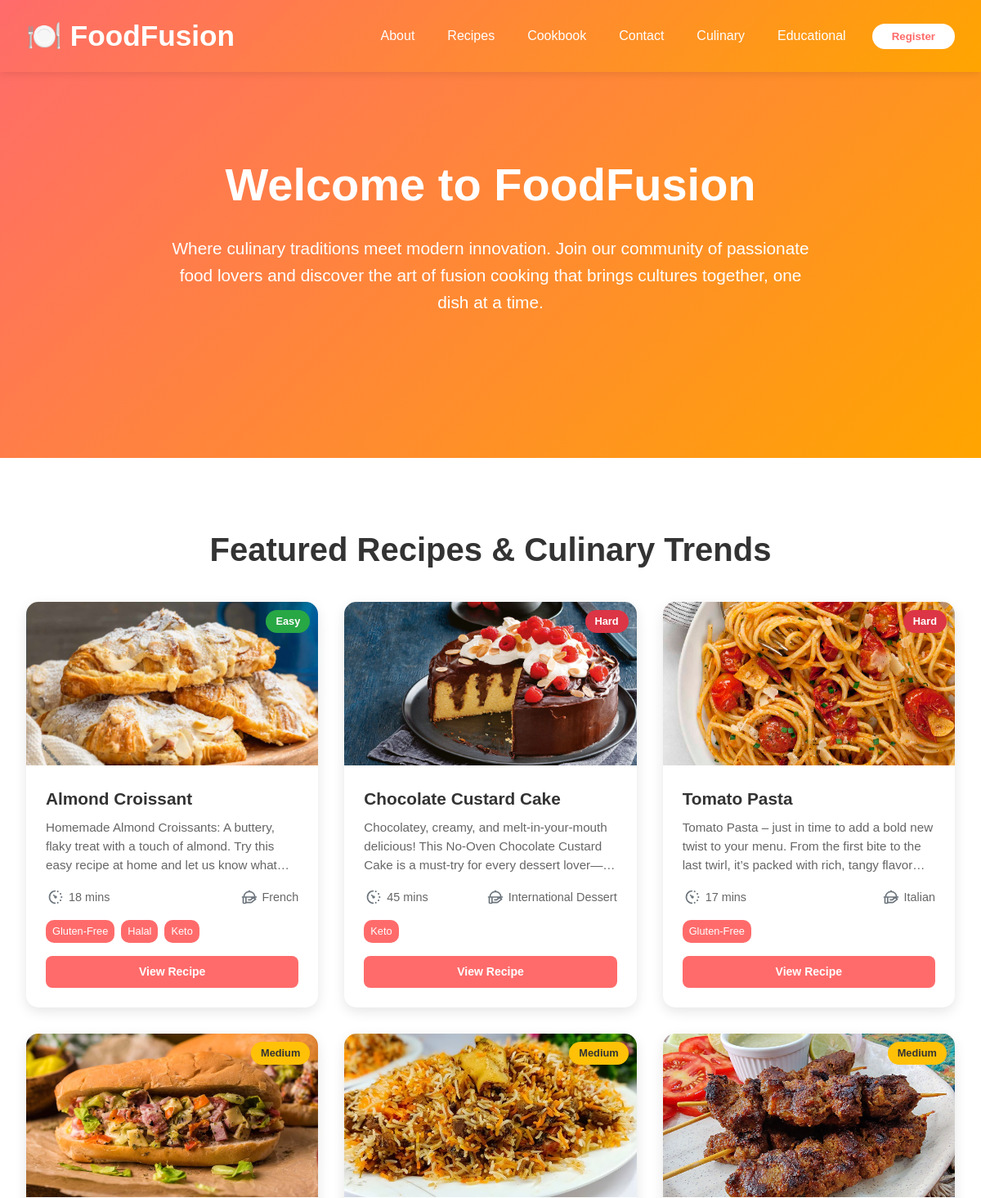
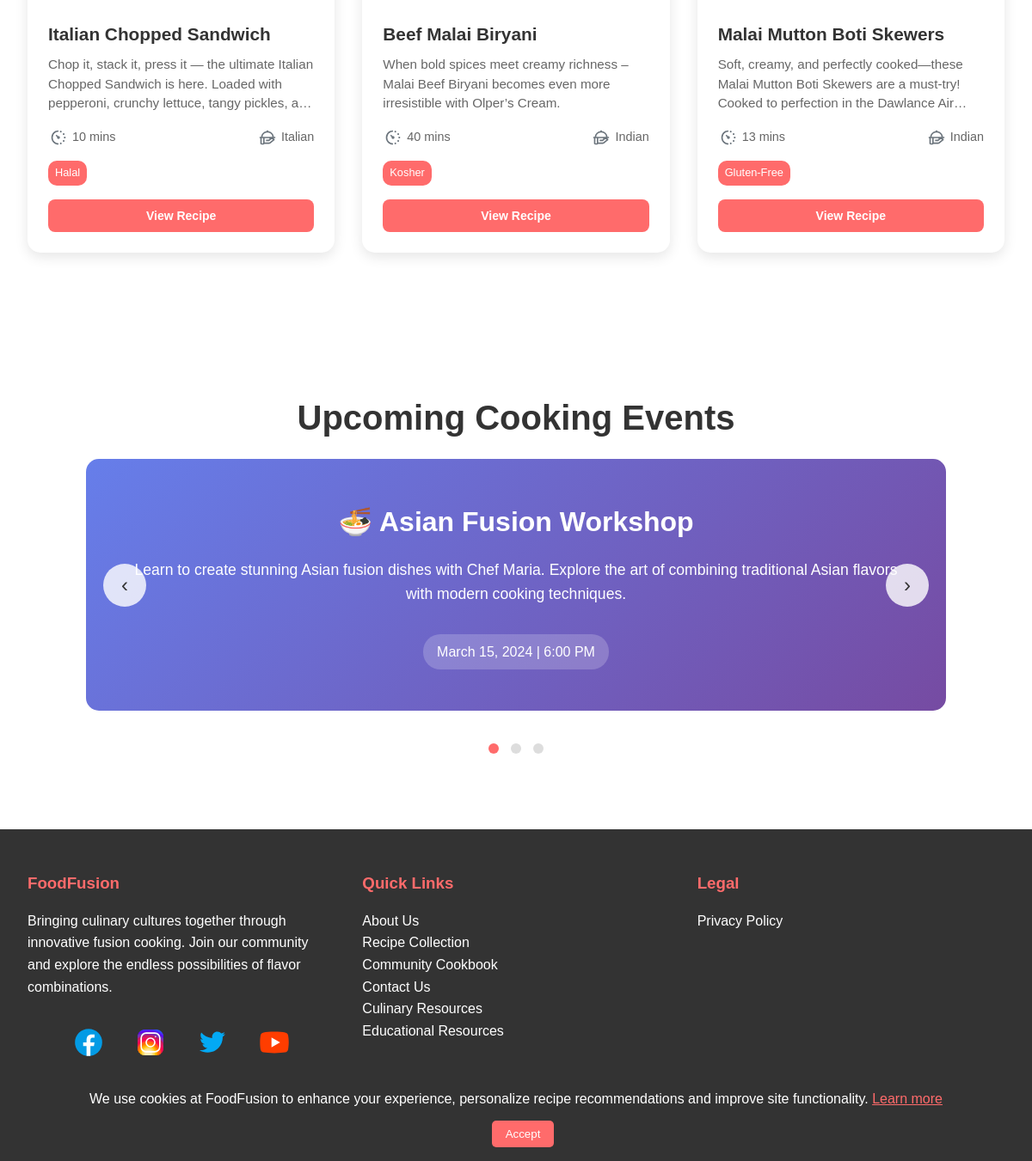
The page / on the database its author committed (2 pictures, top to bottom).
### tables this page shows
CREATE TABLE `recipes` (
  `id` int(11) NOT NULL,
  `name` varchar(255) NOT NULL,
  `description` text NOT NULL,
  `ingredients` text NOT NULL,
  `prep_time_minutes` int(11) NOT NULL,
  `cooking_time_minutes` int(11) NOT NULL,
  `total_time_minutes` int(11) GENERATED ALWAYS AS (`prep_time_minutes` + `cooking_time_minutes`) STORED,
  `status` varchar(25) NOT NULL,
  `difficulty_level_id` int(11) NOT NULL,
  `cuisine_type_id` int(11) NOT NULL,
  `published_at` datetime NOT NULL DEFAULT current_timestamp(),
  `recipe_image` text NOT NULL
);

CREATE TABLE `difficulty_levels` (
  `id` int(11) NOT NULL,
  `name` varchar(50) NOT NULL,
  `status` varchar(25) NOT NULL
);

CREATE TABLE `cuisine_types` (
  `id` int(11) NOT NULL,
  `name` varchar(100) NOT NULL,
  `status` varchar(25) NOT NULL
);

### index.php (the view, shortened to what this page needs)
<!DOCTYPE html>
<html lang="en">
<head>
  <link rel="stylesheet" href="css/style.css">
</head>
<body>
  <?php include "cookie-consent.php" ?>
  <?php include "auth.php" ?>
  <?php include "header.php" ?>
  <section class="hero" id="home">
    <div class="hero-content">
      <h1>Welcome to FoodFusion</h1>
      <p>Where culinary traditions meet modern innovation. Join our community of passionate food lovers and
        discover the art of fusion cooking that brings cultures together, one dish at a time.
      </p>
    </div>
  </section>
  <section>
    <div class="container">
      <h2 class="section-title">Featured Recipes & Culinary Trends</h2>
      <div class="recipes-grid">
        <?php
        $select_query = "
          SELECT
            r.id,
            r.name,
            r.description,
            r.recipe_image,
            r.total_time_minutes,
            dl.name AS difficulty_name,
            ct.name AS cuisine_type,
            GROUP_CONCAT(DISTINCT dp.name ORDER BY dp.name SEPARATOR ', ') AS recipe_dietary_preferences
          FROM recipes AS r
          JOIN difficulty_levels AS dl ON r.difficulty_level_id = dl.id
          JOIN cuisine_types AS ct ON r.cuisine_type_id = ct.id
          LEFT JOIN recipe_dietary_preferences AS rdp ON r.id = rdp.recipe_id
          LEFT JOIN dietary_preferences AS dp ON rdp.dietary_preference_id = dp.id
          GROUP BY r.id, r.name, r.description, r.recipe_image, r.total_time_minutes, dl.name
          ORDER BY r.id DESC
          LIMIT 6;
        ";
        $select_result = mysqli_query($connection, $select_query);
        if ($select_result && mysqli_num_rows($select_result) > 0) {
          while ($recipe = mysqli_fetch_assoc($select_result)) {
            $id = htmlspecialchars($recipe['id']);
            $name = htmlspecialchars($recipe['name']);
            $description = htmlspecialchars($recipe['description']);
            $recipe_image = htmlspecialchars($recipe['recipe_image']);
            $difficulty_level = htmlspecialchars($recipe['difficulty_name']);
            $cuisine_type = htmlspecialchars($recipe['cuisine_type']);
            $total_time_minutes = htmlspecialchars($recipe['total_time_minutes']);
            $dietary_preferences = htmlspecialchars($recipe['recipe_dietary_preferences'] ?? 'None');
            $dietary_tags = array_filter(array_map('trim', explode(',', $dietary_preferences)));
            echo "
              <div class='recipe-card'>
                <div class='recipe-image' style='background-image: url(\"{$recipe_image}\");'>
                  <div class='recipe-difficulty difficulty-$difficulty_level'>" . ucfirst($difficulty_level) . "</div>
                </div>
                <div class='recipe-content'>
                  <h3 class='recipe-title'>$name</h3>
                  <p class='recipe-description'>$description</p>
                  <div class='recipe-meta'>
                    <div class='recipe-time'>
                      <svg xmlns='http://www.w3.org/2000/svg' height='20px' viewBox='0 -960 960 960' width='24px' fill='#6c757d'><path d='M610-760q-21 0-35.5-14.5T560-810q0-21 14.5-35.5T610-860q21 0 35.5 14.5T660-810q0 21-14.5 35.5T610-760Zm0 660q-21 0-35.5-14.5T560-150q0-21 14.5-35.5T610-200q21 0 35.5 14.5T660-150q0 21-14.5 35.5T610-100Zm160-520q-21 0-35.5-14.5T720-670q0-21 14.5-35.5T770-720q21 0 35.5 14.5T820-670q0 21-14.5 35.5T770-620Zm0 380q-21 0-35.5-14.5T720-290q0-21 14.5-35.5T770-340q21 0 35.5 14.5T820-290q0 21-14.5 35.5T770-240Zm60-190q-21 0-35.5-14.5T780-480q0-21 14.5-35.5T830-530q21 0 35.5 14.5T880-480q0 21-14.5 35.5T830-430ZM480-80q-83 0-156-31.5T197-197q-54-54-85.5-127T80-480q0-83 31.5-156T197-763q54-54 127-85.5T480-880v80q-134 0-227 93t-93 227q0 134 93 227t227 93v80Zm0-320q-33 0-56.5-23.5T400-480q0-5 .5-10.5T403-501l-83-83 56-56 83 83q4-1 21-3 33 0 56.5 23.5T560-480q0 33-23.5 56.5T480-400Z'/></svg>
                      $total_time_minutes mins
                    </div>
                    <div class='recipe-servings'>
                      <svg xmlns='http://www.w3.org/2000/svg' height='20px' viewBox='0 -960 960 960' width='24px' fill='#6c757d'><path d='M40-440v-80h81q14-127 103-216t216-103v-41h80v41q127 14 216 103t103 216h81v80H40Zm163-80h554q-14-103-92.5-171.5T480-760q-106 0-184.5 68.5T203-520Zm372 80H320v240h222q21 0 40.5-7t35.5-21l166-137q-8-8-18-12t-21-6q-17-3-33 1t-30 15l-108 87H400v-80h146l44-36q5-3 7.5-8t2.5-11q0-10-7.5-17.5T575-440Zm-335 0h-80v280h80v-280Zm0 360h-80q-33 0-56.5-23.5T80-160v-280q0-33 23.5-56.5T160-520h415q85 0 164 29t127 98l27 41-223 186q-27 23-60 34.5T542-120H309q-11 18-29 29t-40 11Zm240-440Z'/></svg>
                      $cuisine_type
                    </div>
                  </div>
                  <div class='recipe-tags'>
            ";
            foreach ($dietary_tags as $tag) {
              echo "<span class='recipe-tag cuisine-tag'>" . htmlspecialchars($tag) . "</span>";
            }
            echo "
                  </div>
                  <div class='recipe-actions'>
                    <a class='action-btn view-recipe' href='recipe-detail.php?id=$id'>View Recipe</a>
                  </div>
                </div>
              </div>
            ";
          }
        } else {
          echo "<p>No recipes found.</p>";
        }
        ?>
      </div>
    </div>
  </section>
  <section>
    <div class="container">
      <h2 class="section-title">Upcoming Cooking Events</h2>
      <div class="carousel-container">
        <div class="carousel" id="carousel">
          <div class="carousel-slide">
            <h3>🍜 Asian Fusion Workshop</h3>
            <p>Learn to create stunning Asian fusion dishes with Chef Maria. Explore the art of combining
              traditional Asian flavors with modern cooking techniques.</p>
            <div class="event-date">March 15, 2024 | 6:00 PM</div>
          </div>
        </div>
        <button class="carousel-nav prev" onclick="prevSlide()">‹</button>
        <button class="carousel-nav next" onclick="nextSlide()">›</button>
      </div>
      <div class="carousel-dots">
        <span class="dot active" onclick="currentSlide(1)"></span>
        <span class="dot" onclick="currentSlide(2)"></span>
        <span class="dot" onclick="currentSlide(3)"></span>
      </div>
    </div>
  </section>
  <?php include "footer.php" ?>
</body>
</html>

### cookie-consent.php (shortened to what this page needs)
<?php
$cookiesAccepted = isset($_COOKIE['cookiesAccepted']);
?>
<!DOCTYPE html>
<html lang="en">
<head>
</head>
<body>
  <?php if (!$cookiesAccepted): ?>
    <div class="cookie-consent show">
      <p>We use cookies at FoodFusion to enhance your experience, personalize recipe recommendations and improve site
        functionality.
        <a href="privacy-policy.php" style="color: #ff6b6b;">Learn more</a>
      </p>
      <form method="POST">
        <button type="submit" name="acceptCookies">Accept</button>
      </form>
    </div>
  <?php endif; ?>
</body>
</html>

### auth.php (shortened to what this page needs)
<!DOCTYPE html>
<html lang="en">
<head>
</head>
<body>
</body>
</html>

### header.php (shortened to what this page needs)
<!DOCTYPE html>
<html lang="en">
<head>
</head>
<body>
  <header>
    <nav>
      <a href="index.php" class="logo">🍽️ FoodFusion</a>
      <div class="nav-list-container">
        <ul class="nav-links">
          <li><a href="about.php">About</a></li>
          <li><a href="recipe.php">Recipes</a></li>
          <li><a href="cookbook.php">Cookbook</a></li>
          <li><a href="contact.php">Contact</a></li>
          <li><a href="culinary.php">Culinary</a></li>
          <li><a href="educational.php">Educational</a></li>
        </ul>
        <?php if (isset($_SESSION['username'])): ?>
          <form action="logout.php" method="POST">
            <button type="submit" class="join-btn">Logout</button>
          </form>
        <?php else: ?>
          <button class="join-btn" onclick="openAuthModal('signup')">Register</button>
        <?php endif; ?>
      </div>
    </nav>
  </header>
</body>
</html>

### footer.php (shortened to what this page needs)
<!DOCTYPE html>
<html lang="en">
<head>
</head>
<body>
  <footer>
    <div class="footer-content">
      <div class="footer-section">
        <h3>FoodFusion</h3>
        <p>Bringing culinary cultures together through innovative fusion cooking. Join our community and explore
          the endless possibilities of flavor combinations.</p>
        <div class="social-links">
          <a href="#" title="Facebook">
          </a>
          <a href="#" title="Instagram">
          </a>
          <a href="#" title="Twitter">
          </a>
          <a href="#" title="YouTube">
          </a>
        </div>
      </div>
      <div class="footer-section">
        <h3>Quick Links</h3>
        <ul style="list-style: none;">
          <li><a href="about.php" style="color: white; text-decoration: none;">About Us</a></li>
          <li><a href="recipe.php" style="color: white; text-decoration: none;">Recipe Collection</a></li>
          <li><a href="cookbook.php" style="color: white; text-decoration: none;">Community Cookbook</a></li>
          <li><a href="contact.php" style="color: white; text-decoration: none;">Contact Us</a></li>
          <li><a href="culinary.php" style="color: white; text-decoration: none;">Culinary Resources</a></li>
          <li><a href="educational.php" style="color: white; text-decoration: none;">Educational Resources</a></li>
        </ul>
      </div>
      <div class="footer-section">
        <h3>Legal</h3>
        <ul style="list-style: none;">
          <li><a href="/L5111/assignment/privacy-policy.php" style="color: white; text-decoration: none;">Privacy
              Policy</a></li>
        </ul>
      </div>
    </div>
    <div class="footer-bottom">
      <p>&copy; 2024 FoodFusion. All rights reserved. Made with ❤️ for food lovers worldwide.</p>
    </div>
  </footer>
</body>
</html>

### rows shown on the page
recipes: recipe_image (picture), difficulty_level.name "Easy", name "Almond Croissant", description "Homemade Almond Croissants: A buttery, flaky treat with a touch of almond. Try this easy recipe at home and let us know…", total_time_minutes "18", cuisine_type.name "French", tag "Gluten-Free", tag "Halal", tag "Keto"
recipes: recipe_image (picture), difficulty_level.name "Hard", name "Chocolate Custard Cake", description "Chocolatey, creamy, and melt-in-your-mouth delicious! This No-Oven Chocolate Custard Cake is a must-try for every…", total_time_minutes "45", cuisine_type.name "International Dessert", tag "Keto"
recipes: recipe_image (picture), difficulty_level.name "Hard", name "Tomato Pasta", description "Tomato Pasta – just in time to add a bold new twist to your menu. From the first bite to the last twirl, it’s packed with rich, tangy…", total_time_minutes "17", cuisine_type.name "Italian", tag "Gluten-Free"
recipes: recipe_image (picture), difficulty_level.name "Medium", name "Italian Chopped Sandwich", description "Chop it, stack it, press it — the ultimate Italian Chopped Sandwich is here. Loaded with pepperoni, crunchy lettuce, tangy pickles,…", total_time_minutes "10", cuisine_type.name "Italian", tag "Halal"
recipes: recipe_image (picture), difficulty_level.name "Medium", name "Beef Malai Biryani", description "When bold spices meet creamy richness – Malai Beef Biryani becomes even more irresistible with Olper’s Cream.", total_time_minutes "40", cuisine_type.name "Indian", tag "Kosher"
recipes: recipe_image (picture), difficulty_level.name "Medium", name "Malai Mutton Boti Skewers", description "Soft, creamy, and perfectly cooked—these Malai Mutton Boti Skewers are a must-try! Cooked to perfection in the Dawlance…", total_time_minutes "13", cuisine_type.name "Indian", tag "Gluten-Free"
